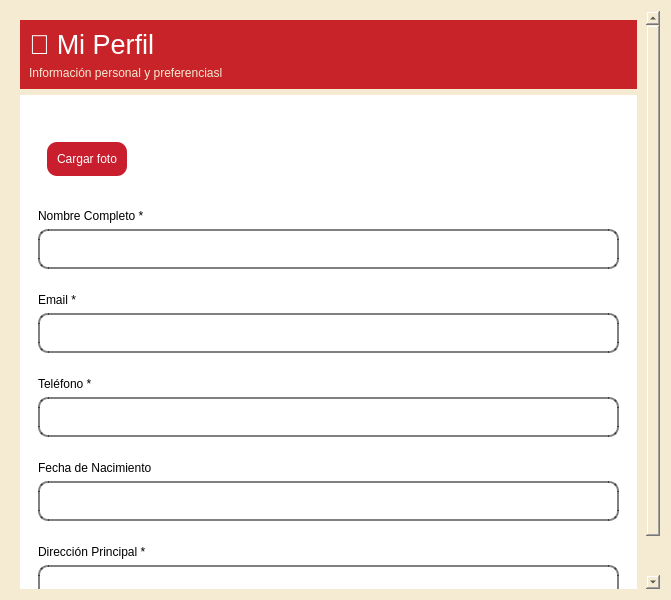
<?xml version="1.0" encoding="UTF-8"?>
<ui version="4.0">
 <class>perfil</class>
 <widget class="QWidget" name="perfil">
  <property name="geometry">
   <rect>
    <x>0</x>
    <y>0</y>
    <width>671</width>
    <height>600</height>
   </rect>
  </property>
  <property name="maximumSize">
   <size>
    <width>16777215</width>
    <height>16777215</height>
   </size>
  </property>
  <property name="font">
   <font>
    <pointsize>9</pointsize>
   </font>
  </property>
  <property name="windowTitle">
   <string>Form</string>
  </property>
  <property name="styleSheet">
   <string notr="true">background-color: rgb(245,235,210);</string>
  </property>
  <layout class="QVBoxLayout" name="verticalLayout">
   <item>
    <widget class="QScrollArea" name="scrollArea">
     <property name="styleSheet">
      <string notr="true">border: none;</string>
     </property>
     <property name="widgetResizable">
      <bool>true</bool>
     </property>
     <widget class="QWidget" name="scrollAreaWidgetContents">
      <property name="geometry">
       <rect>
        <x>0</x>
        <y>-72</y>
        <width>636</width>
        <height>654</height>
       </rect>
      </property>
      <layout class="QVBoxLayout" name="verticalLayout_2">
       <item>
        <widget class="QFrame" name="frame">
         <property name="maximumSize">
          <size>
           <width>16777215</width>
           <height>100</height>
          </size>
         </property>
         <property name="font">
          <font>
           <pointsize>14</pointsize>
          </font>
         </property>
         <property name="styleSheet">
          <string notr="true">background-color: rgb(200, 35, 40);
color: rgb(255, 255, 255);</string>
         </property>
         <property name="frameShape">
          <enum>QFrame::Shape::StyledPanel</enum>
         </property>
         <property name="frameShadow">
          <enum>QFrame::Shadow::Raised</enum>
         </property>
         <layout class="QVBoxLayout" name="verticalLayout_3">
          <item>
           <widget class="QLabel" name="label">
            <property name="font">
             <font>
              <pointsize>20</pointsize>
             </font>
            </property>
            <property name="text">
             <string>👤 Mi Perfil</string>
            </property>
           </widget>
          </item>
          <item>
           <widget class="QLabel" name="label_2">
            <property name="styleSheet">
             <string notr="true">color: rgb(245,235,210);</string>
            </property>
            <property name="text">
             <string>Información personal y preferenciasl</string>
            </property>
           </widget>
          </item>
         </layout>
        </widget>
       </item>
       <item>
        <widget class="QFrame" name="frame_2">
         <property name="styleSheet">
          <string notr="true">background-color: rgb(255,255,255);</string>
         </property>
         <property name="frameShape">
          <enum>QFrame::Shape::StyledPanel</enum>
         </property>
         <property name="frameShadow">
          <enum>QFrame::Shadow::Raised</enum>
         </property>
         <layout class="QVBoxLayout" name="verticalLayout_6">
          <item>
           <widget class="QFrame" name="frame_5">
            <property name="styleSheet">
             <string notr="true"/>
            </property>
            <property name="frameShape">
             <enum>QFrame::Shape::StyledPanel</enum>
            </property>
            <property name="frameShadow">
             <enum>QFrame::Shadow::Raised</enum>
            </property>
            <layout class="QFormLayout" name="formLayout">
             <item row="0" column="1">
              <widget class="QFrame" name="frame_8">
               <property name="frameShape">
                <enum>QFrame::Shape::StyledPanel</enum>
               </property>
               <property name="frameShadow">
                <enum>QFrame::Shadow::Raised</enum>
               </property>
               <layout class="QVBoxLayout" name="verticalLayout_4">
                <item>
                 <widget class="QLabel" name="label_nombre">
                  <property name="styleSheet">
                   <string notr="true">color: rgb(80,50,20);</string>
                  </property>
                  <property name="text">
                   <string/>
                  </property>
                 </widget>
                </item>
                <item>
                 <widget class="QLabel" name="label_login">
                  <property name="styleSheet">
                   <string notr="true">color: rgb(70,85,90);</string>
                  </property>
                  <property name="text">
                   <string/>
                  </property>
                 </widget>
                </item>
                <item>
                 <widget class="QLabel" name="label_vip">
                  <property name="styleSheet">
                   <string notr="true">color: rgb(200,30,45);</string>
                  </property>
                  <property name="text">
                   <string/>
                  </property>
                 </widget>
                </item>
               </layout>
              </widget>
             </item>
             <item row="0" column="0">
              <widget class="QFrame" name="frame_7">
               <property name="frameShape">
                <enum>QFrame::Shape::StyledPanel</enum>
               </property>
               <property name="frameShadow">
                <enum>QFrame::Shadow::Raised</enum>
               </property>
               <layout class="QVBoxLayout" name="verticalLayout_5">
                <item>
                 <widget class="QLabel" name="label_foto">
                  <property name="text">
                   <string/>
                  </property>
                 </widget>
                </item>
                <item>
                 <widget class="QPushButton" name="pushButton_foto">
                  <property name="styleSheet">
                   <string notr="true">QPushButton {
	background-color: rgb(200, 30, 45);
	color: rgb(255,255,255);
	border-radius: 10;
	padding: 10;
}
QPushButton:hover {
    background-color: rgb(171,17,27);
	color: rgb(255,255,255);
	box-shadow: 0 100 200 rgba(0, 0, 0, 0.3);
}
QPushButton:pressed {
    background-color: rgb(124,10,25);
}</string>
                  </property>
                  <property name="text">
                   <string>Cargar foto</string>
                  </property>
                 </widget>
                </item>
               </layout>
              </widget>
             </item>
            </layout>
           </widget>
          </item>
          <item>
           <widget class="QFrame" name="frame_3">
            <property name="frameShape">
             <enum>QFrame::Shape::StyledPanel</enum>
            </property>
            <property name="frameShadow">
             <enum>QFrame::Shadow::Raised</enum>
            </property>
            <layout class="QVBoxLayout" name="verticalLayout_7">
             <item>
              <widget class="QLabel" name="label_7">
               <property name="text">
                <string>Nombre Completo *</string>
               </property>
              </widget>
             </item>
             <item>
              <widget class="QLineEdit" name="lineEdit_nombre">
               <property name="styleSheet">
                <string notr="true">background-color: rgb(255, 255, 255);
border: 2 solid rgba(0, 0, 0,0.50);
border-radius: 10;
padding: 10;</string>
               </property>
               <property name="text">
                <string/>
               </property>
              </widget>
             </item>
            </layout>
           </widget>
          </item>
          <item>
           <widget class="QFrame" name="frame_4">
            <property name="frameShape">
             <enum>QFrame::Shape::StyledPanel</enum>
            </property>
            <property name="frameShadow">
             <enum>QFrame::Shadow::Raised</enum>
            </property>
            <layout class="QVBoxLayout" name="verticalLayout_8">
             <item>
              <widget class="QLabel" name="label_8">
               <property name="text">
                <string>Email *</string>
               </property>
              </widget>
             </item>
             <item>
              <widget class="QLineEdit" name="lineEdit_email">
               <property name="styleSheet">
                <string notr="true">background-color: rgb(255, 255, 255);
border: 2 solid rgba(0, 0, 0,0.50);
border-radius: 10;
padding: 10;</string>
               </property>
               <property name="text">
                <string/>
               </property>
              </widget>
             </item>
            </layout>
           </widget>
          </item>
          <item>
           <widget class="QFrame" name="frame_6">
            <property name="frameShape">
             <enum>QFrame::Shape::StyledPanel</enum>
            </property>
            <property name="frameShadow">
             <enum>QFrame::Shadow::Raised</enum>
            </property>
            <layout class="QVBoxLayout" name="verticalLayout_9">
             <item>
              <widget class="QLabel" name="label_9">
               <property name="text">
                <string>Teléfono *</string>
               </property>
              </widget>
             </item>
             <item>
              <widget class="QLineEdit" name="lineEdit_telefono">
               <property name="styleSheet">
                <string notr="true">background-color: rgb(255, 255, 255);
border: 2 solid rgba(0, 0, 0,0.50);
border-radius: 10;
padding: 10;</string>
               </property>
               <property name="text">
                <string/>
               </property>
              </widget>
             </item>
            </layout>
           </widget>
          </item>
          <item>
           <widget class="QFrame" name="frame_9">
            <property name="frameShape">
             <enum>QFrame::Shape::StyledPanel</enum>
            </property>
            <property name="frameShadow">
             <enum>QFrame::Shadow::Raised</enum>
            </property>
            <layout class="QVBoxLayout" name="verticalLayout_10">
             <item>
              <widget class="QLabel" name="label_10">
               <property name="text">
                <string>Fecha de Nacimiento</string>
               </property>
              </widget>
             </item>
             <item>
              <widget class="QLineEdit" name="lineEdit_nacimiento">
               <property name="styleSheet">
                <string notr="true">background-color: rgb(255, 255, 255);
border: 2 solid rgba(0, 0, 0,0.50);
border-radius: 10;
padding: 10;</string>
               </property>
               <property name="text">
                <string/>
               </property>
              </widget>
             </item>
            </layout>
           </widget>
          </item>
          <item>
           <widget class="QFrame" name="frame_10">
            <property name="frameShape">
             <enum>QFrame::Shape::StyledPanel</enum>
            </property>
            <property name="frameShadow">
             <enum>QFrame::Shadow::Raised</enum>
            </property>
            <layout class="QVBoxLayout" name="verticalLayout_11">
             <item>
              <widget class="QLabel" name="label_11">
               <property name="text">
                <string>Dirección Principal *</string>
               </property>
              </widget>
             </item>
             <item>
              <widget class="QLineEdit" name="lineEdit_direccion">
               <property name="styleSheet">
                <string notr="true">background-color: rgb(255, 255, 255);
border: 2 solid rgba(0, 0, 0,0.50);
border-radius: 10;
padding: 10;</string>
               </property>
               <property name="text">
                <string/>
               </property>
              </widget>
             </item>
            </layout>
           </widget>
          </item>
         </layout>
        </widget>
       </item>
      </layout>
     </widget>
    </widget>
   </item>
  </layout>
 </widget>
 <resources/>
 <connections/>
</ui>
